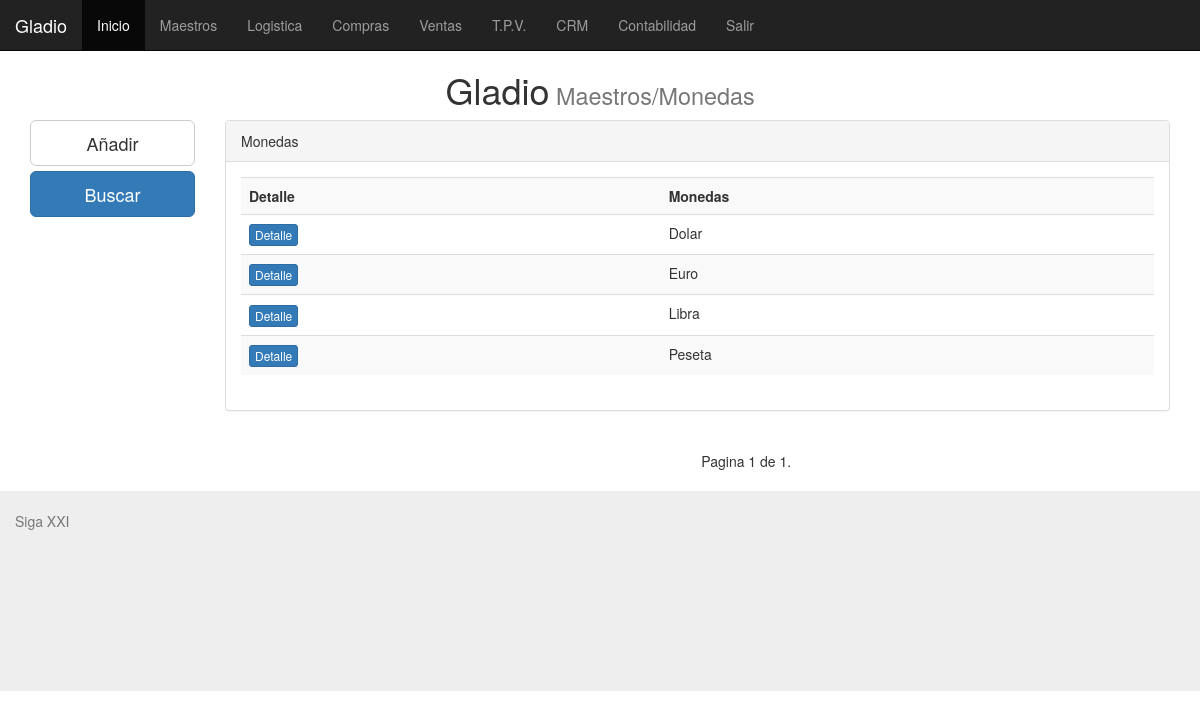
Screenshot of /moneda/ with the database file from the repository.
### pugio/models.py (models this page shows)
class moneda(models.Model):
	moneda = models.CharField(max_length=20, null=False, blank=False)
	class Meta:
	   verbose_name_plural = "Monedas"
	def __unicode__(self):
		return self.moneda

### pugio/views.py (the view)
# urls.py: url(r'^moneda/',ListaMoneda.as_view(), name = 'ListaMoneda'),
class ListaMoneda(ListView):
	queryset = moneda.objects.order_by('moneda')
	context_objects_name = 'moneda'
	paginate_by = 10

### templates/pugio/moneda_list.html (shortened to what this page needs)
{% extends "base.html" %}
{%   load   staticfiles   %}
{% block titulo %} Maestros/Monedas {% endblock %}
{% block content %}
<row>
	<div class="col-md-2">
		<a href="#" class="btn btn-default btn-lg btn-block">Añadir</a>
		<a href="#" class="btn btn-primary btn-lg btn-block">Buscar</a>
		<br /><br /><br />
    </div>
    <div class="col-md-10" >
			<div class="panel panel-default">
			<div class="panel-heading">Monedas</div>
			<div class ="panel-body">
				{% if object_list %}
				<div class="table-responsive">
				<table class="table table-striped">
					<th>Detalle</th>
					<th>Monedas</th>
					{% for moneda in object_list %}
						<tr>
							<td><a href="#" class="btn btn-primary btn-xs">Detalle</a></td>
							<td>{{ moneda.moneda}}</td>
					{% endfor %}
				  </table>
				</div>
		    {% else %}
        	<p class="text-warning">No hay monedas registradas.</p>
        {% endif %}
			</div>
		</div>
    </div>
</row>
<row>
	<div class="col-md-9 col-md-offset-3">
		<nav>
			<ul class="pager">
				<li> Pagina {{ page_obj.number }} de {{ paginator.num_pages }}.</li>
			</ul>
		</nav>
	</div>
</row>
{% endblock %}

### rows the page displays
moneda: moneda "Dolar"
moneda: moneda "Euro"
moneda: moneda "Libra"
moneda: moneda "Peseta"

### other values shown
{{ page_obj.number }} "1"
{{ paginator.num_pages }} "1"
